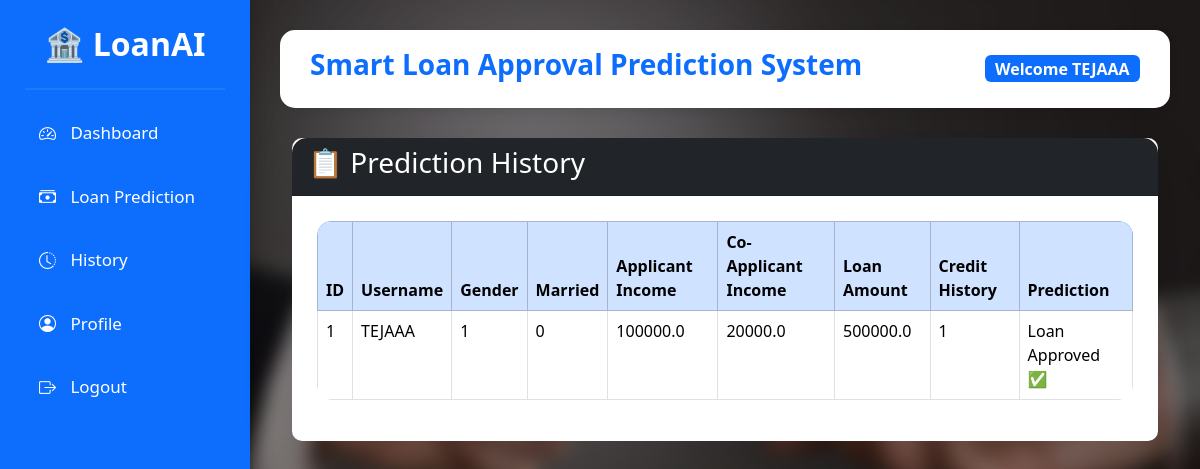
Screenshot of /history (signed in) with the database file from the repository.
### tables this page shows
CREATE TABLE predictions(

    id INTEGER PRIMARY KEY AUTOINCREMENT,

    username TEXT NOT NULL,

    gender TEXT,

    married TEXT,

    applicant_income REAL,

    coapplicant_income REAL,

    loan_amount REAL,

    credit_history INTEGER,

    prediction TEXT

);

### app.py (the view)
@app.route("/history")
def history():
    if "username" not in session:
        return redirect(url_for("login"))
    conn = get_db_connection()
    predictions = conn.execute(
        """
        SELECT *
        FROM predictions
        WHERE username=?
        ORDER BY id DESC
        """,
        (session["username"],)
    ).fetchall()
    conn.close()
    return render_template(
        "history.html",
        predictions=predictions
    )

### app.py (called while the page is built)
def get_db_connection():
    conn = sqlite3.connect("database.db")
    conn.row_factory = sqlite3.Row
    return conn

### templates/history.html (shortened to what this page needs)
{% extends "base.html" %}
{% block content %}
<div class="container mt-4">
    <div class="card shadow-lg">
        <div class="card-header bg-dark text-white">
            <h3>📋 Prediction History</h3>
        </div>
        <div class="card-body">
            {% if predictions %}
            <table class="table table-bordered table-hover">
                <thead class="table-primary">
                    <tr>
                        <th>ID</th>
                        <th>Username</th>
                        <th>Gender</th>
                        <th>Married</th>
                        <th>Applicant Income</th>
                        <th>Co-Applicant Income</th>
                        <th>Loan Amount</th>
                        <th>Credit History</th>
                        <th>Prediction</th>
                    </tr>
                </thead>
                <tbody>
                {% for row in predictions %}
                    <tr>
                        <td>{{ row.id }}</td>
                        <td>{{ row.username }}</td>
                        <td>{{ row.gender }}</td>
                        <td>{{ row.married }}</td>
                        <td>{{ row.applicant_income }}</td>
                        <td>{{ row.coapplicant_income }}</td>
                        <td>{{ row.loan_amount }}</td>
                        <td>{{ row.credit_history }}</td>
                        <td>{{ row.prediction }}</td>
                    </tr>
                {% endfor %}
                </tbody>
            </table>
            {% else %}
            <div class="alert alert-warning">
                No prediction history available.
            </div>
            {% endif %}
        </div>
    </div>
</div>
{% endblock %}

### templates/base.html (shortened to what this page needs)
<!DOCTYPE html>
<html lang="en">
<head>
    <link href="https://cdn.jsdelivr.net/npm/bootstrap@5.3.3/dist/css/bootstrap.min.css" rel="stylesheet">
    <link rel="stylesheet"
          href="https://cdn.jsdelivr.net/npm/bootstrap-icons@1.11.3/font/bootstrap-icons.min.css">
    <link rel="stylesheet"
          href="{{ url_for('static', filename='css/style.css') }}">
</head>
<body>
<div class="wrapper">
    <div class="sidebar">
        <h2 class="logo">
            🏦 LoanAI
        </h2>
        <hr>
        <a href="{{ url_for('dashboard') }}">
            <i class="bi bi-speedometer2"></i>
            Dashboard
        </a>
        <a href="{{ url_for('predict') }}">
            <i class="bi bi-cash-stack"></i>
            Loan Prediction
        </a>
        <a href="{{ url_for('history') }}">
            <i class="bi bi-clock-history"></i>
            History
        </a>
        <a href="{{ url_for('profile') }}">
            <i class="bi bi-person-circle"></i>
            Profile
        </a>
        <a href="{{ url_for('logout') }}">
            <i class="bi bi-box-arrow-right"></i>
            Logout
        </a>
    </div>
    <div class="main">
        <div class="topbar">
            <div>
                <h3>Smart Loan Approval Prediction System</h3>
            </div>
            <div>
                <span class="badge bg-primary fs-6">
                    Welcome {{ session.username }}
                </span>
            </div>
        </div>
        <div class="content">
            {% block content %}
            {% endblock %}
        </div>
    </div>
</div>
</body>
</html>

### static/css/style.css (style rules this page uses)
* { margin:0; padding:0; box-sizing:border-box; font-family:'Segoe UI',sans-serif; }
body { background:#f4f7fc; }
a { text-decoration:none; }
.wrapper { display:flex; width:100%; min-height:100vh; }
.sidebar { width:250px; background:#0d6efd; color:white; position:fixed; height:100vh; padding:25px; box-shadow:5px 0 20px rgba(0,0,0,.15); }
.logo { text-align:center; margin-bottom:25px; font-weight:bold; }
.sidebar hr { border:1px solid rgba(255,255,255,.3); }
.sidebar a { display:block; color:white; padding:14px; margin-top:10px; border-radius:10px; transition:.3s; font-size:17px; }
.sidebar a i { margin-right:10px; }
.main { margin-left:250px; width:calc(100% - 250px); padding:30px; }
.topbar { background:white; padding:18px 30px; border-radius:15px; display:flex; justify-content:space-between; align-items:center; box-shadow:0 4px 12px rgba(0,0,0,.08); margin-bottom:30px; }
.topbar h3 { color:#0d6efd; font-weight:bold; }
.card { border:none; border-radius:18px; transition:.3s; box-shadow:0 5px 15px rgba(0,0,0,.08); }
.card-body { padding:25px; }
table { background:white; border-radius:15px; overflow:hidden; }
thead { background:#0d6efd; color:white; }
.card-header { border-radius:15px 15px 0 0 !important; }
.card { border-radius:10px; }
body { margin:0; padding:0; }
body::before { content:""; position:fixed; top:0; left:0; width:100%; height:100%; background:url("../images/bg.jpg") no-repeat center center; background-size:cover; filter:blur(8px); transform:scale(1.1); z-index:-2; }
body::after { content:""; position:fixed; top:0; left:0; width:100%; height:100%; background:rgba(0,0,0,0.35); z-index:-1; }

### rows the page displays
predictions: username "TEJAAA", id "1", gender "1", married "0", applicant_income "100000.0", coapplicant_income "20000.0", loan_amount "500000.0", credit_history "1", prediction "Loan Approved ✅"
